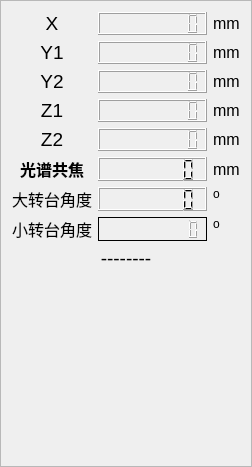
       <widget class="QFrame" name="frame">
        <property name="frameShape">
         <enum>QFrame::StyledPanel</enum>
        </property>
        <property name="frameShadow">
         <enum>QFrame::Raised</enum>
        </property>
        <layout class="QGridLayout" name="gridLayout_16">
         <item row="3" column="0">
          <spacer name="verticalSpacer_12">
           <property name="orientation">
            <enum>Qt::Vertical</enum>
           </property>
           <property name="sizeHint" stdset="0">
            <size>
             <width>20</width>
             <height>185</height>
            </size>
           </property>
          </spacer>
         </item>
         <item row="2" column="0">
          <widget class="QLabel" name="lblDataTime">
           <property name="font">
            <font>
             <pointsize>14</pointsize>
            </font>
           </property>
           <property name="text">
            <string>--------</string>
           </property>
           <property name="alignment">
            <set>Qt::AlignBottom|Qt::AlignHCenter</set>
           </property>
          </widget>
         </item>
         <item row="0" column="0">
          <layout class="QGridLayout" name="gridLayout_7">
           <item row="0" column="2">
            <widget class="QLabel" name="label_246">
             <property name="font">
              <font>
               <pointsize>12</pointsize>
              </font>
             </property>
             <property name="text">
              <string>mm</string>
             </property>
            </widget>
           </item>
           <item row="1" column="2">
            <widget class="QLabel" name="label_247">
             <property name="font">
              <font>
               <pointsize>12</pointsize>
              </font>
             </property>
             <property name="text">
              <string>mm</string>
             </property>
            </widget>
           </item>
           <item row="6" column="2">
            <widget class="QLabel" name="label_163">
             <property name="text">
              <string>o</string>
             </property>
             <property name="alignment">
              <set>Qt::AlignLeading|Qt::AlignLeft|Qt::AlignTop</set>
             </property>
            </widget>
           </item>
           <item row="5" column="2">
            <widget class="QLabel" name="label_245">
             <property name="font">
              <font>
               <pointsize>12</pointsize>
              </font>
             </property>
             <property name="text">
              <string>mm</string>
             </property>
            </widget>
           </item>
           <item row="2" column="1">
            <widget class="QLCDNumber" name="guangpu_Y_2">
             <property name="digitCount">
              <number>9</number>
             </property>
            </widget>
           </item>
           <item row="4" column="1">
            <widget class="QLCDNumber" name="guangpu_Z_2">
             <property name="digitCount">
              <number>9</number>
             </property>
            </widget>
           </item>
           <item row="5" column="0">
            <widget class="QLabel" name="label_14">
             <property name="font">
              <font>
               <family>Microsoft JhengHei UI</family>
               <pointsize>12</pointsize>
               <bold>true</bold>
              </font>
             </property>
             <property name="text">
              <string>光谱共焦</string>
             </property>
             <property name="alignment">
              <set>Qt::AlignCenter</set>
             </property>
            </widget>
           </item>
           <item row="6" column="0">
            <widget class="QLabel" name="label_184">
             <property name="text">
              <string>&lt;html&gt;&lt;head/&gt;&lt;body&gt;&lt;p&gt;&lt;span style=&quot; font-size:12pt;&quot;&gt;大转台角度&lt;/span&gt;&lt;/p&gt;&lt;/body&gt;&lt;/html&gt;</string>
             </property>
             <property name="alignment">
              <set>Qt::AlignCenter</set>
             </property>
            </widget>
           </item>
           <item row="5" column="1">
            <widget class="QLCDNumber" name="lcdNumberSingleChannelResult">
             <property name="digitCount">
              <number>7</number>
             </property>
            </widget>
           </item>
           <item row="3" column="0">
            <widget class="QLabel" name="label_30">
             <property name="font">
              <font>
               <pointsize>14</pointsize>
              </font>
             </property>
             <property name="text">
              <string>Z1</string>
             </property>
             <property name="alignment">
              <set>Qt::AlignCenter</set>
             </property>
            </widget>
           </item>
           <item row="2" column="0">
            <widget class="QLabel" name="label_79">
             <property name="font">
              <font>
               <pointsize>14</pointsize>
              </font>
             </property>
             <property name="text">
              <string>Y2</string>
             </property>
             <property name="alignment">
              <set>Qt::AlignCenter</set>
             </property>
            </widget>
           </item>
           <item row="7" column="0">
            <widget class="QLabel" name="label_225">
             <property name="text">
              <string>&lt;html&gt;&lt;head/&gt;&lt;body&gt;&lt;p align=&quot;center&quot;&gt;&lt;span style=&quot; font-size:12pt;&quot;&gt;小转台角度&lt;/span&gt;&lt;/p&gt;&lt;/body&gt;&lt;/html&gt;</string>
             </property>
            </widget>
           </item>
           <item row="7" column="1">
            <widget class="QLCDNumber" name="LCDsmallRotate_angle">
             <property name="frameShadow">
              <enum>QFrame::Plain</enum>
             </property>
             <property name="digitCount">
              <number>10</number>
             </property>
            </widget>
           </item>
           <item row="7" column="2">
            <widget class="QLabel" name="label_164">
             <property name="text">
              <string>o</string>
             </property>
             <property name="alignment">
              <set>Qt::AlignLeading|Qt::AlignLeft|Qt::AlignTop</set>
             </property>
            </widget>
           </item>
           <item row="0" column="1">
            <widget class="QLCDNumber" name="guangpu_X">
             <property name="digitCount">
              <number>9</number>
             </property>
            </widget>
           </item>
           <item row="3" column="1">
            <widget class="QLCDNumber" name="guangpu_Z">
             <property name="digitCount">
              <number>9</number>
             </property>
            </widget>
           </item>
           <item row="0" column="0">
            <widget class="QLabel" name="label_20">
             <property name="font">
              <font>
               <pointsize>14</pointsize>
              </font>
             </property>
             <property name="text">
              <string>X</string>
             </property>
             <property name="alignment">
              <set>Qt::AlignCenter</set>
             </property>
            </widget>
           </item>
           <item row="1" column="1">
            <widget class="QLCDNumber" name="guangpu_Y">
             <property name="digitCount">
              <number>9</number>
             </property>
            </widget>
           </item>
           <item row="4" column="0">
            <widget class="QLabel" name="label_82">
             <property name="font">
              <font>
               <pointsize>14</pointsize>
              </font>
             </property>
             <property name="text">
              <string>Z2</string>
             </property>
             <property name="alignment">
              <set>Qt::AlignCenter</set>
             </property>
            </widget>
           </item>
           <item row="6" column="1">
            <widget class="QLCDNumber" name="rotation_angel">
             <property name="digitCount">
              <number>7</number>
             </property>
            </widget>
           </item>
           <item row="3" column="2">
            <widget class="QLabel" name="label_248">
             <property name="font">
              <font>
               <pointsize>12</pointsize>
              </font>
             </property>
             <property name="text">
              <string>mm</string>
             </property>
            </widget>
           </item>
           <item row="1" column="0">
            <widget class="QLabel" name="label_21">
             <property name="font">
              <font>
               <pointsize>14</pointsize>
              </font>
             </property>
             <property name="text">
              <string>Y1</string>
             </property>
             <property name="alignment">
              <set>Qt::AlignCenter</set>
             </property>
            </widget>
           </item>
           <item row="2" column="2">
            <widget class="QLabel" name="label_249">
             <property name="font">
              <font>
               <pointsize>12</pointsize>
              </font>
             </property>
             <property name="text">
              <string>mm</string>
             </property>
            </widget>
           </item>
           <item row="4" column="2">
            <widget class="QLabel" name="label_254">
             <property name="font">
              <font>
               <pointsize>12</pointsize>
              </font>
             </property>
             <property name="text">
              <string>mm</string>
             </property>
            </widget>
           </item>
          </layout>
         </item>
        </layout>
       </widget>
